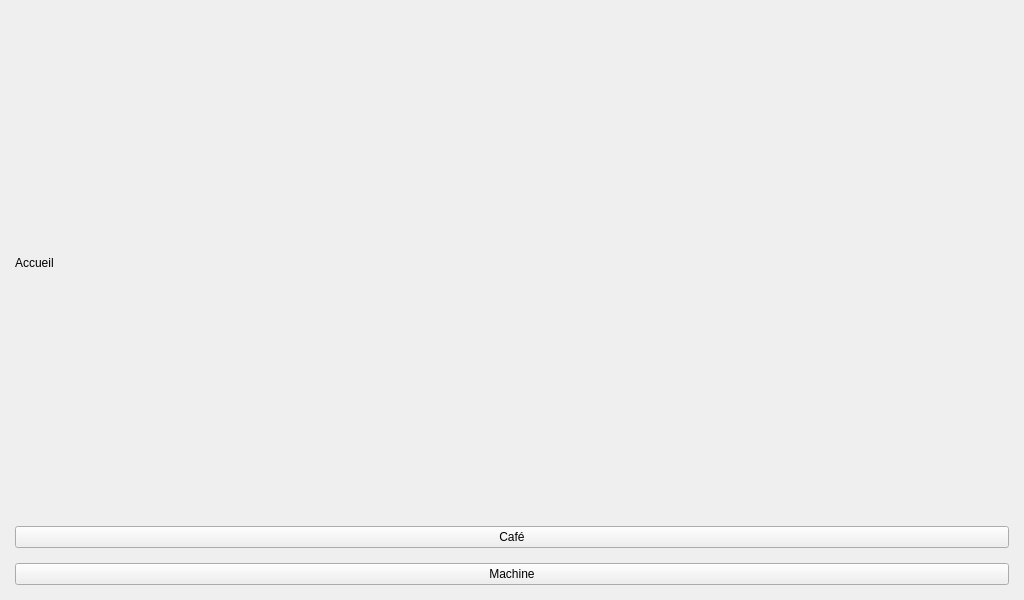
<?xml version="1.0" encoding="UTF-8"?>
<ui version="4.0">
 <class>IhmPikawa</class>
 <widget class="QWidget" name="IhmPikawa">
  <property name="geometry">
   <rect>
    <x>0</x>
    <y>0</y>
    <width>1024</width>
    <height>600</height>
   </rect>
  </property>
  <property name="windowTitle">
   <string>IhmPikawa</string>
  </property>
  <layout class="QVBoxLayout" name="layoutPrincipal">
   <property name="spacing">
    <number>0</number>
   </property>
   <property name="leftMargin">
    <number>0</number>
   </property>
   <property name="topMargin">
    <number>0</number>
   </property>
   <property name="rightMargin">
    <number>0</number>
   </property>
   <property name="bottomMargin">
    <number>0</number>
   </property>
   <item>
    <widget class="QStackedWidget" name="ecrans">
     <property name="currentIndex">
      <number>0</number>
     </property>
     <widget class="QWidget" name="ecranAccueil">
      <layout class="QVBoxLayout" name="layoutEcranAccueil">
       <property name="spacing">
        <number>15</number>
       </property>
       <property name="leftMargin">
        <number>15</number>
       </property>
       <property name="topMargin">
        <number>15</number>
       </property>
       <property name="rightMargin">
        <number>15</number>
       </property>
       <property name="bottomMargin">
        <number>15</number>
       </property>
       <item>
        <widget class="QLabel" name="titreEcranAccueil">
         <property name="text">
          <string>Accueil</string>
         </property>
        </widget>
       </item>
       <item>
        <widget class="QPushButton" name="selectionEcranCafe">
         <property name="text">
          <string>Café</string>
         </property>
        </widget>
       </item>
       <item>
        <widget class="QPushButton" name="selectionEcranMachine">
         <property name="text">
          <string>Machine</string>
         </property>
        </widget>
       </item>
      </layout>
     </widget>
     <widget class="QWidget" name="ecranCafe">
      <layout class="QVBoxLayout" name="layoutEcranCafe">
       <property name="spacing">
        <number>15</number>
       </property>
       <property name="leftMargin">
        <number>15</number>
       </property>
       <property name="topMargin">
        <number>15</number>
       </property>
       <property name="rightMargin">
        <number>15</number>
       </property>
       <property name="bottomMargin">
        <number>15</number>
       </property>
       <item>
        <widget class="QLabel" name="titreEcranCafe">
         <property name="text">
          <string>Café</string>
         </property>
        </widget>
       </item>
       <item>
        <layout class="QGridLayout" name="gridLayout">
         <item row="4" column="1" alignment="Qt::AlignHCenter">
          <widget class="QComboBox" name="comboBox_5">
           <property name="minimumSize">
            <size>
             <width>200</width>
             <height>25</height>
            </size>
           </property>
           <property name="maximumSize">
            <size>
             <width>200</width>
             <height>25</height>
            </size>
           </property>
           <item>
            <property name="text">
             <string>Selectionner une capsule </string>
            </property>
           </item>
           <item>
            <property name="text">
             <string>Nespresso</string>
            </property>
           </item>
           <item>
            <property name="text">
             <string>Livanto</string>
            </property>
           </item>
           <item>
            <property name="text">
             <string>Vivalto</string>
            </property>
           </item>
          </widget>
         </item>
         <item row="4" column="0" alignment="Qt::AlignHCenter">
          <widget class="QComboBox" name="comboBox_1">
           <property name="minimumSize">
            <size>
             <width>200</width>
             <height>25</height>
            </size>
           </property>
           <property name="maximumSize">
            <size>
             <width>200</width>
             <height>25</height>
            </size>
           </property>
           <item>
            <property name="text">
             <string>Selectionner une capsule</string>
            </property>
           </item>
           <item>
            <property name="text">
             <string>Dulsao</string>
            </property>
           </item>
           <item>
            <property name="text">
             <string>Decaffeinatto</string>
            </property>
           </item>
           <item>
            <property name="text">
             <string>Indriya</string>
            </property>
           </item>
           <item>
            <property name="text">
             <string>Rosabaya</string>
            </property>
           </item>
          </widget>
         </item>
         <item row="5" column="1" alignment="Qt::AlignHCenter">
          <widget class="QComboBox" name="comboBox_6">
           <property name="minimumSize">
            <size>
             <width>200</width>
             <height>25</height>
            </size>
           </property>
           <property name="maximumSize">
            <size>
             <width>200</width>
             <height>25</height>
            </size>
           </property>
           <item>
            <property name="text">
             <string>Selectionner une capsule </string>
            </property>
           </item>
           <item>
            <property name="text">
             <string>Finezzio</string>
            </property>
           </item>
           <item>
            <property name="text">
             <string>Fortissio</string>
            </property>
           </item>
           <item>
            <property name="text">
             <string>Rosabaya</string>
            </property>
           </item>
          </widget>
         </item>
         <item row="6" column="0" alignment="Qt::AlignHCenter">
          <widget class="QComboBox" name="comboBox_7">
           <property name="minimumSize">
            <size>
             <width>200</width>
             <height>25</height>
            </size>
           </property>
           <property name="maximumSize">
            <size>
             <width>200</width>
             <height>25</height>
            </size>
           </property>
           <item>
            <property name="text">
             <string>Selectionner une capsule </string>
            </property>
           </item>
           <item>
            <property name="text">
             <string>Cosi</string>
            </property>
           </item>
           <item>
            <property name="text">
             <string>Volluto</string>
            </property>
           </item>
           <item>
            <property name="text">
             <string>Ristretto</string>
            </property>
           </item>
           <item>
            <property name="text">
             <string>Capriccio</string>
            </property>
           </item>
          </widget>
         </item>
         <item row="5" column="0" alignment="Qt::AlignHCenter">
          <widget class="QComboBox" name="comboBox_3">
           <property name="minimumSize">
            <size>
             <width>200</width>
             <height>25</height>
            </size>
           </property>
           <property name="maximumSize">
            <size>
             <width>200</width>
             <height>25</height>
            </size>
           </property>
           <item>
            <property name="text">
             <string>Selectionner une capsule </string>
            </property>
           </item>
           <item>
            <property name="text">
             <string>Capriccio</string>
            </property>
           </item>
           <item>
            <property name="text">
             <string>Roma</string>
            </property>
           </item>
           <item>
            <property name="text">
             <string>Vivalto</string>
            </property>
           </item>
          </widget>
         </item>
         <item row="3" column="1" alignment="Qt::AlignHCenter">
          <widget class="QComboBox" name="comboBox_4">
           <property name="minimumSize">
            <size>
             <width>200</width>
             <height>25</height>
            </size>
           </property>
           <property name="maximumSize">
            <size>
             <width>200</width>
             <height>25</height>
            </size>
           </property>
           <item>
            <property name="text">
             <string>Selectionner une capsule </string>
            </property>
           </item>
           <item>
            <property name="text">
             <string>Fortissio</string>
            </property>
           </item>
           <item>
            <property name="text">
             <string>Vivalto</string>
            </property>
           </item>
           <item>
            <property name="text">
             <string>Finezzio</string>
            </property>
           </item>
          </widget>
         </item>
         <item row="3" column="0" alignment="Qt::AlignHCenter">
          <widget class="QComboBox" name="comboBox_2">
           <property name="minimumSize">
            <size>
             <width>200</width>
             <height>25</height>
            </size>
           </property>
           <property name="maximumSize">
            <size>
             <width>200</width>
             <height>25</height>
            </size>
           </property>
           <item>
            <property name="text">
             <string>Selectionner une capsule </string>
            </property>
           </item>
           <item>
            <property name="text">
             <string>Arpeggio</string>
            </property>
           </item>
           <item>
            <property name="text">
             <string>Roma</string>
            </property>
           </item>
           <item>
            <property name="text">
             <string>Livanto</string>
            </property>
           </item>
           <item>
            <property name="text">
             <string>Capriccio</string>
            </property>
           </item>
          </widget>
         </item>
         <item row="6" column="1" alignment="Qt::AlignHCenter">
          <widget class="QComboBox" name="comboBox_8">
           <property name="minimumSize">
            <size>
             <width>200</width>
             <height>25</height>
            </size>
           </property>
           <property name="maximumSize">
            <size>
             <width>250</width>
             <height>25</height>
            </size>
           </property>
           <item>
            <property name="text">
             <string>Selectionner une capsule </string>
            </property>
           </item>
           <item>
            <property name="text">
             <string>Nespresso</string>
            </property>
           </item>
           <item>
            <property name="text">
             <string>Roma</string>
            </property>
           </item>
           <item>
            <property name="text">
             <string>Livanto</string>
            </property>
           </item>
          </widget>
         </item>
        </layout>
       </item>
       <item>
        <widget class="QPushButton" name="retourAccueilDeCafe">
         <property name="text">
          <string>Accueil</string>
         </property>
        </widget>
       </item>
      </layout>
     </widget>
     <widget class="QWidget" name="ecranMachine">
      <layout class="QVBoxLayout" name="layoutEcranMachine">
       <property name="spacing">
        <number>15</number>
       </property>
       <property name="leftMargin">
        <number>15</number>
       </property>
       <property name="topMargin">
        <number>15</number>
       </property>
       <property name="rightMargin">
        <number>15</number>
       </property>
       <property name="bottomMargin">
        <number>15</number>
       </property>
       <item>
        <widget class="QLabel" name="titreEcranMachine">
         <property name="text">
          <string>Machine</string>
         </property>
        </widget>
       </item>
      </layout>
     </widget>
    </widget>
   </item>
  </layout>
 </widget>
 <resources/>
 <connections/>
</ui>
